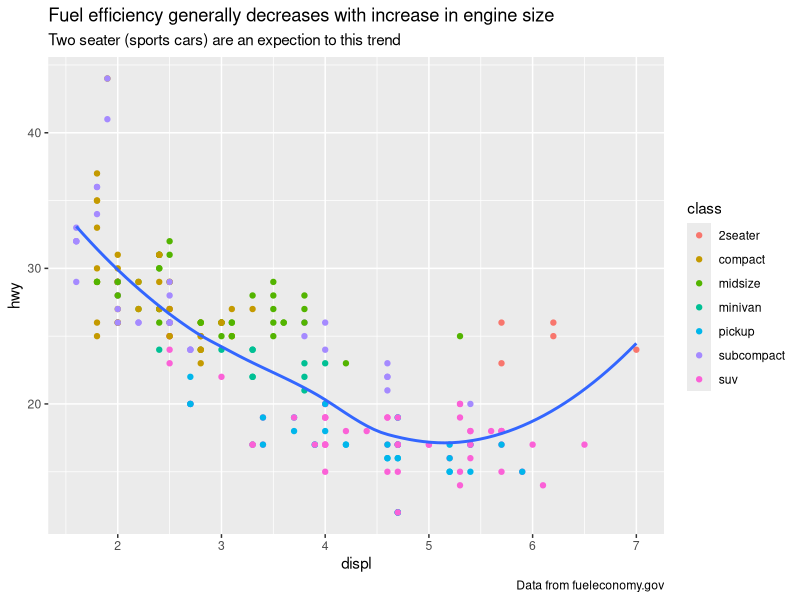
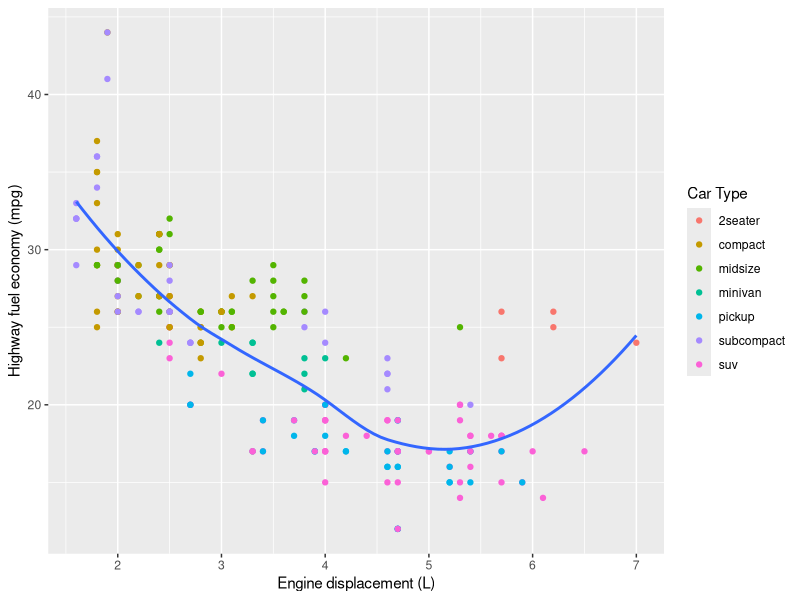
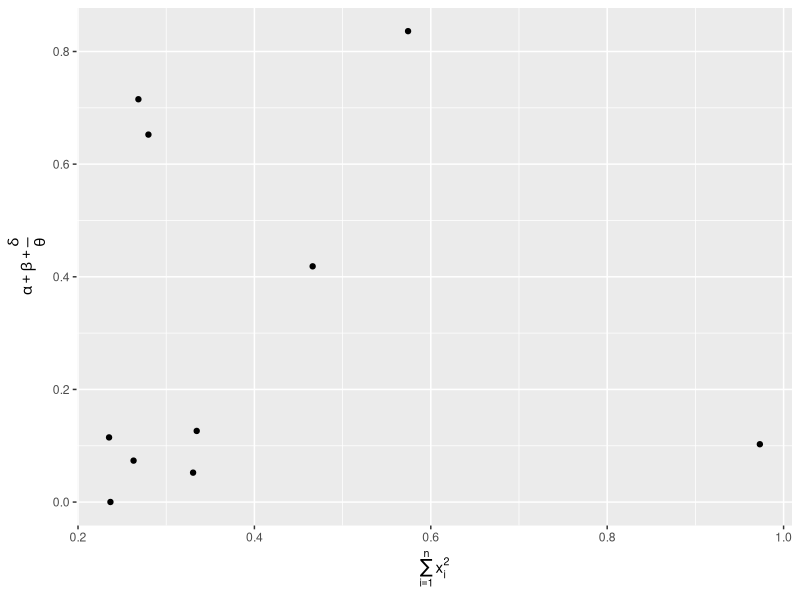
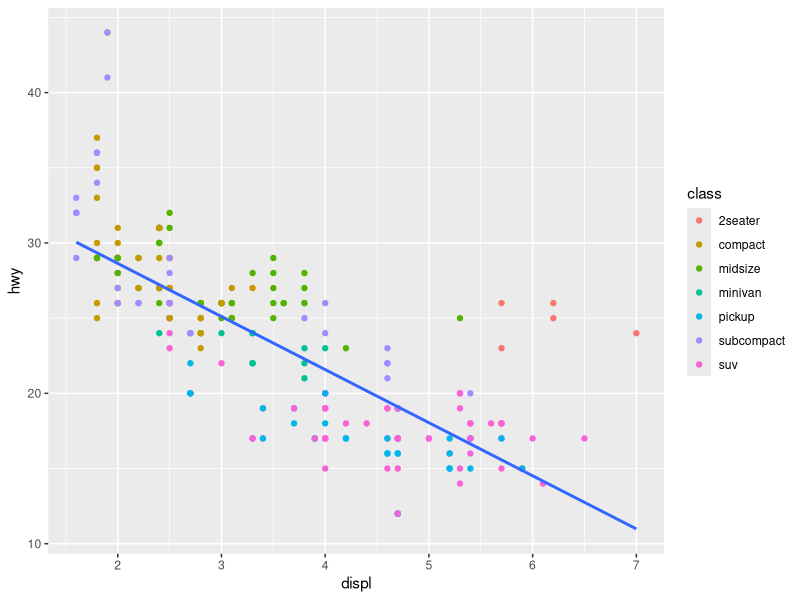
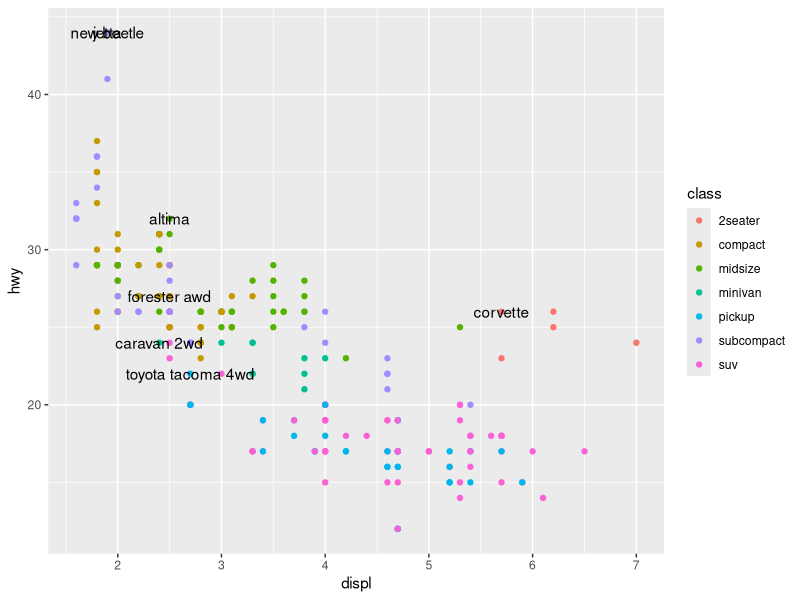
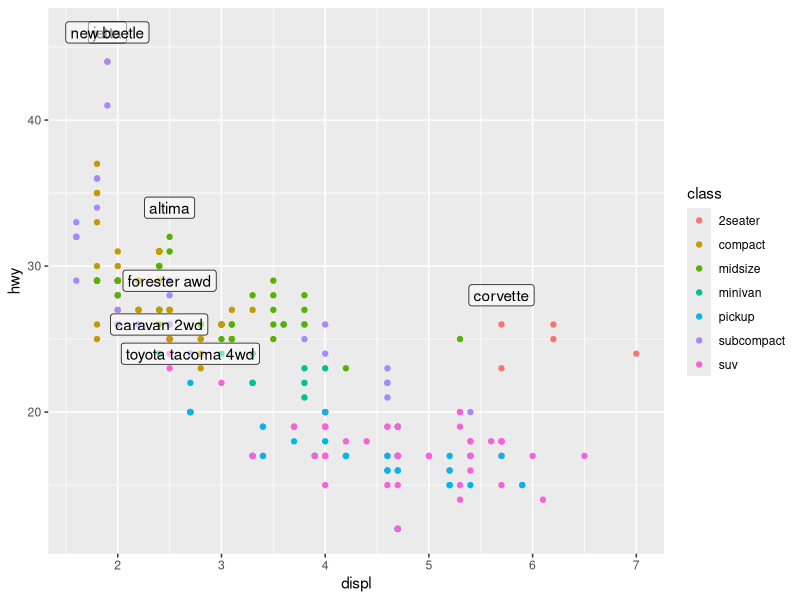
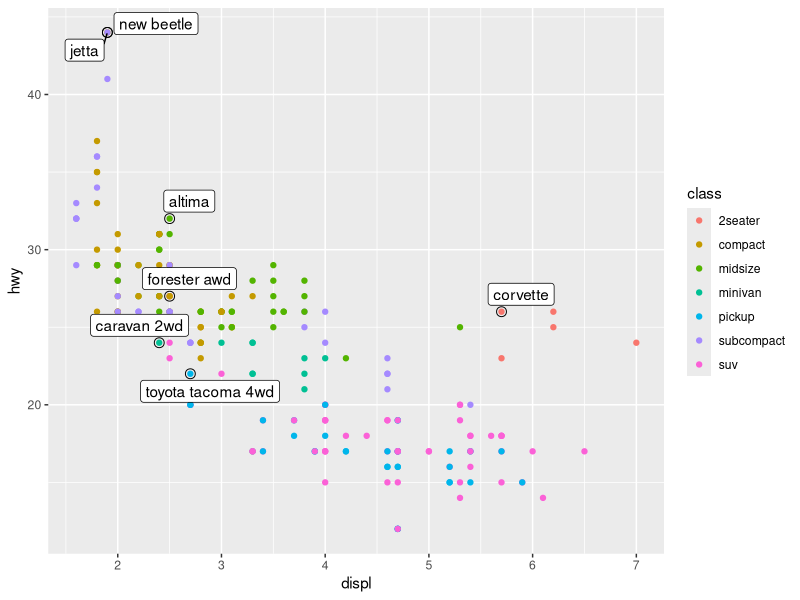
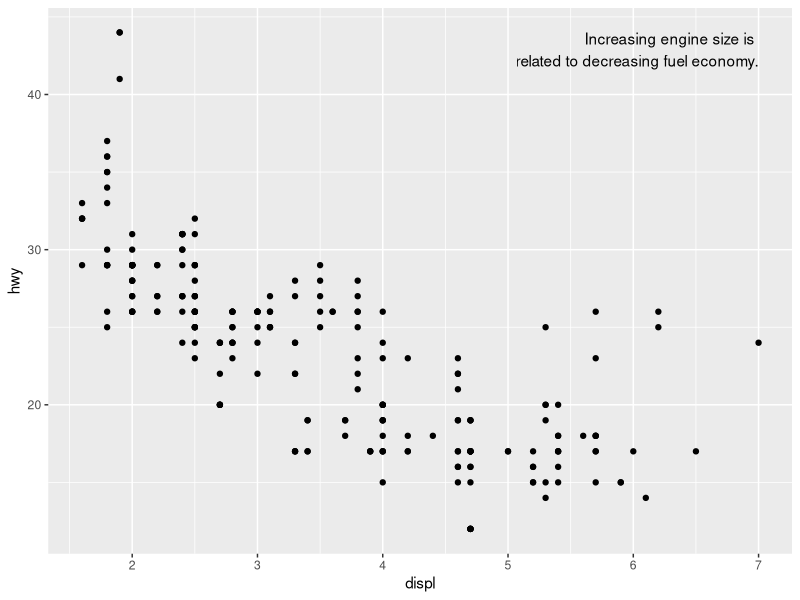

The R source for these figures, in order:
library(tidyverse)

ggplot(mpg, aes(displ, hwy)) +
  geom_point(aes(color = class)) +
  geom_smooth(se = FALSE) +
  labs(title = "Fuel efficiency generally decreases with increase in engine size",
       subtitle = "Two seater (sports cars) are an expection to this trend",
       caption = "Data from fueleconomy.gov")

ggplot(mpg, aes(displ, hwy)) +
  geom_point(aes(color = class)) +
  geom_smooth(se = FALSE) +
  labs(x = "Engine displacement (L)",
       y = "Highway fuel economy (mpg)",
       colour = "Car Type")

df <- tibble(
  x = runif(10),
  y = runif(10)
)
ggplot(df, aes(x, y)) +
  geom_point() +
  labs(
    x = quote(sum(x[i] ^ 2, i == 1, n)),
    y = quote(alpha + beta + frac(delta, theta))
  )

?plotmath

ggplot(mpg, aes(displ, hwy)) +
  geom_point(aes(color = class)) +
  geom_smooth(se = FALSE, method = "lm")

best_in_class <- mpg %>%
  group_by(class) %>%
  filter(row_number(desc(hwy))==1)

best_in_class

ggplot(mpg, aes(displ,hwy)) +
  geom_point(aes(color = class)) +
  geom_text(aes(label = model), data = best_in_class)

ggplot(mpg, aes(displ, hwy)) +
  geom_point(aes(colour = class)) +
  geom_label(aes(label = model), data = best_in_class, nudge_y = 2, alpha = 0.5)

ggplot(mpg, aes(displ, hwy)) +
  geom_point(aes(colour = class)) +
  geom_point(size = 3, shape = 1, data = best_in_class) +
  ggrepel::geom_label_repel(aes(label = model), data = best_in_class)

label <- mpg %>%
  summarise(
    displ = max(displ),
    hwy = max(hwy),
    label = "Increasing engine size is \nrelated to decreasing fuel economy."
  )

ggplot(mpg, aes(displ, hwy)) +
  geom_point() +
  geom_text(aes(label = label), data = label, vjust = "top", hjust = "right")

label <- tibble(
  displ = Inf,
  hwy = Inf,
  label = "Increasing engine size is \nrelated to decreasing fuel economy."
)

ggplot(mpg, aes(displ, hwy)) +
  geom_point() +
  geom_text(aes(label = label), data = label, vjust = "top", hjust = "right")

ggplot(mpg, aes(displ, hwy)) +
  geom_point() +
  scale_y_continuous(breaks = seq(15,40, by =5))

ggplot(mpg, aes(displ, hwy)) +
  geom_point() +
  scale_x_continuous(labels = NULL) +
  scale_y_continuous(labels = NULL)
